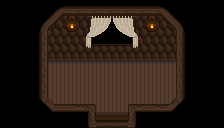

A level layout from a 2D game, rendered from its tile map. Below: a short description, then the map file with its tile-grid data intact:
An orthogonal 14x8 tile map with 16x16 px tiles, 3 tile layers (Back, Buildings, Front) and 4 objects (4x TileData).

<map version="1.8" tiledversion="1.8.5" orientation="orthogonal" renderorder="right-down" compressionlevel="0" width="14" height="8" tilewidth="16" tileheight="16" infinite="0" nextlayerid="7" nextobjectid="174">
 <properties>
  <property name="AmbientLight" value="255 255 255" />
  <property name="DayTiles" value="Front 4 1 2 Front 9 1 2" />
  <property name="FloorIDs" value="Floor" />
  <property name="Light" value="4 1 4 9 1 4" />
  <property name="NightTiles" value="Front 4 1 15 Front 9 1 15" />
  <property name="Warp" value="1000 1000 Farm 21 22" />
  <property name="z_amycarriage/2/3" value="1/1/right/chairshort/2/3/false/z_amycarriage" />
 </properties>
 <tileset firstgid="1" name="z_amycarriage" tilewidth="16" tileheight="16" tilecount="56" columns="14">
  <image source="z_amycarriage.png" width="224" height="64" />
 </tileset>
 <layer id="1" name="Back" width="14" height="8">
  <data encoding="csv">
0,0,0,0,0,0,0,0,0,0,0,0,0,0,
0,0,0,11,0,1,0,0,1,0,55,0,0,0,
0,0,0,43,15,0,0,0,0,15,43,0,0,0,
0,0,0,43,43,43,43,43,43,43,43,0,0,0,
0,0,0,43,43,43,43,43,43,43,43,0,0,0,
0,0,0,43,43,43,43,43,43,43,43,0,0,0,
0,0,0,13,43,43,43,43,43,43,12,0,0,0,
0,0,0,0,0,0,17,17,0,0,0,0,0,0
</data>
 </layer>
 <layer id="2" name="Buildings" width="14" height="8">
  <data encoding="csv">
0,0,0,23,22,22,22,22,22,22,10,0,0,0,
0,0,36,37,1,4,5,6,7,1,24,25,0,0,
0,0,9,15,15,18,19,20,21,15,15,8,0,0,
0,0,9,29,29,29,29,29,29,29,29,8,0,0,
0,0,9,0,0,0,0,0,0,0,0,8,0,0,
0,0,9,0,0,0,0,0,0,0,0,8,0,0,
0,0,39,0,0,0,0,0,0,0,0,54,0,0,
0,0,0,0,0,56,0,0,42,0,0,0,0,0
</data>
 </layer>
 <layer id="3" name="Front" width="14" height="8">
  <data encoding="csv">
0,0,0,0,0,0,0,0,0,0,0,0,0,0,
0,0,0,0,16,0,0,0,0,16,0,0,0,0,
0,0,0,0,0,0,0,0,0,0,0,0,0,0,
0,0,0,0,0,0,0,0,0,0,0,0,0,0,
0,0,0,0,0,0,0,0,0,0,0,0,0,0,
0,0,0,0,0,0,0,0,0,0,0,0,0,0,
0,0,0,50,38,52,0,0,53,38,51,0,0,0,
0,0,0,0,0,0,2,2,0,0,0,0,0,0
</data>
 </layer>
 <objectgroup id="4" name="Back">
  <object id="61" name="TileData" x="96" y="112" width="16" height="16">
   <properties>
    <property name="Leave" value="T" />
   </properties>
  </object>
  <object id="138" name="TileData" x="112" y="112" width="16" height="16">
   <properties>
    <property name="Leave" value="T" />
   </properties>
  </object>
  <object id="139" name="TileData" x="80" y="112" width="16" height="16">
   <properties>
    <property name="Leave" value="T" />
   </properties>
  </object>
  <object id="140" name="TileData" x="128" y="112" width="16" height="16">
   <properties>
    <property name="Leave" value="T" />
   </properties>
  </object>
 </objectgroup>
 <objectgroup id="5" name="Buildings" />
 <objectgroup id="6" name="Front" />
</map>
